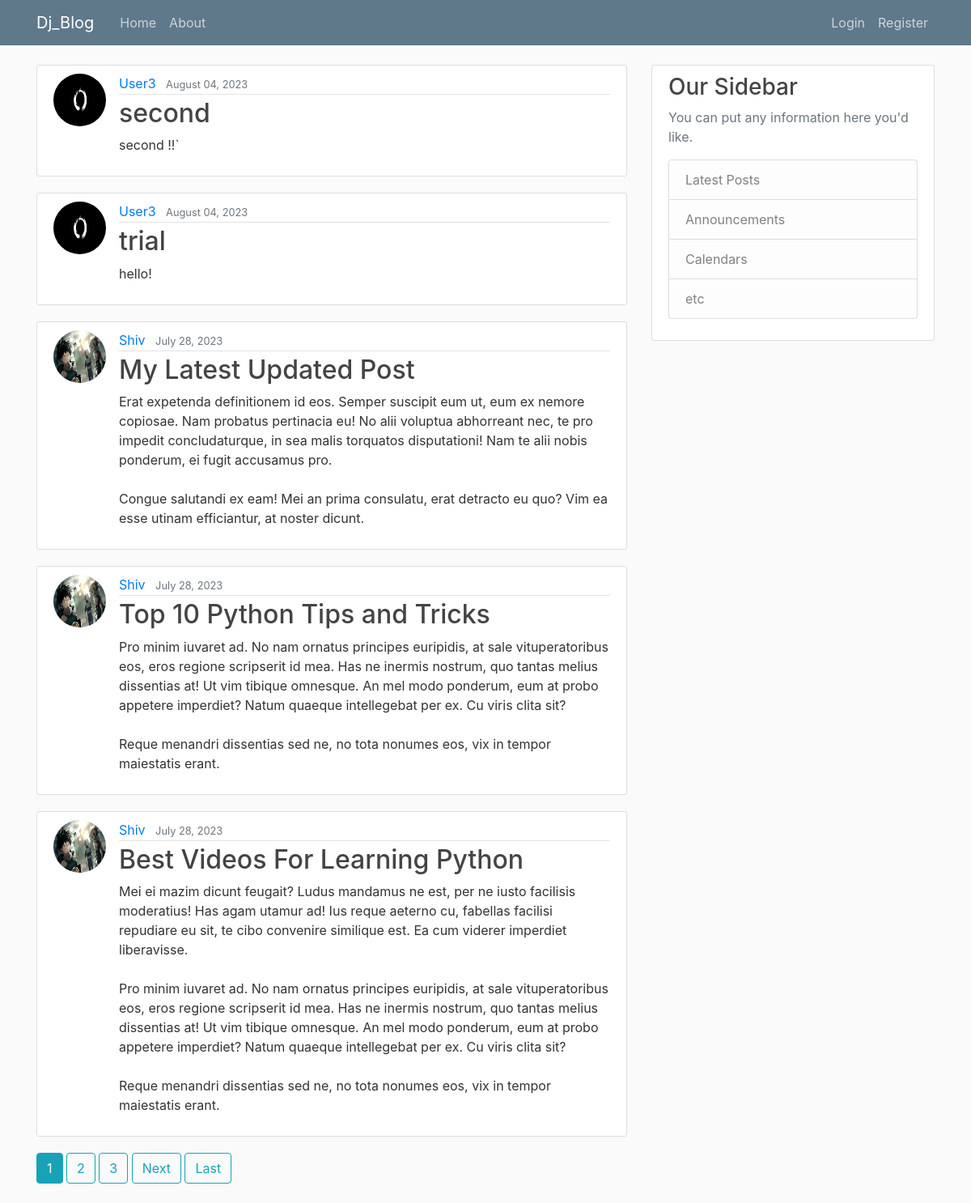
The page / on the database its author committed.
### blog/models.py (models this page shows, shortened)
class Post(models.Model):
    title = models.CharField(max_length=100)
    content = models.TextField()
    date_posted = models.DateTimeField(default=timezone.now)
    author = models.ForeignKey(User, on_delete=models.CASCADE)

### users/models.py (models this page shows, shortened)
class Profile(models.Model):
    user = models.OneToOneField(User, on_delete=models.CASCADE)
    image = models.ImageField(default='default.jpg', upload_to='profile_pics')

### blog/views.py (the view)
# urls.py: path("", PostListView.as_view(), name='blog-home'),
class PostListView(ListView):
    model = Post
    template_name = 'blog/home.html'
    context_object_name = 'posts'
    ordering = ['-date_posted']
    paginate_by = 5

### blog/templates/blog/home.html (shortened to what this page needs)
{% extends "blog/base.html" %}
{% block content %}
    {% for post in posts %}
        <article class="media content-section">
            <img class="rounded-circle article-img" src="{{ post.author.profile.image.url }}">
            <div class="media-body">
                <div class="article-metadata">
                    <a class="mr-2" href="{% url 'user-posts' post.author.username %}">{{ post.author }}</a>
                    <small class="text-muted">{{ post.date_posted | date:'F d, Y' }}</small>
                </div>
                <h2><a class="article-title" href="{% url 'post-detail' post.id %}">{{ post.title }}</a></h2>
                <p class="article-content">{{ post.content }}</p>
            </div>
        </article>
    {% endfor %}
    {% if is_paginated %}
        {% for num in page_obj.paginator.page_range %}
            {% if page_obj.number == num %}
                <a class="btn btn-info mb-4" href="?page={{ num }}">{{ num }}</a>
            {% elif num > page_obj.number|add:'-3' and num < page_obj.number|add:'3' %}
                <a class="btn btn-outline-info mb-4" href="?page={{ num }}">{{ num }}</a>
            {% endif %}
        {% endfor %}
        {% if page_obj.has_next %}
            <a class="btn btn-outline-info mb-4" href="?page={{ page_obj.next_page_number }}">Next</a>
            <a class="btn btn-outline-info mb-4" href="?page={{ page_obj.paginator.num_pages }}">Last</a>
        {% endif %}
    {% endif %}
{% endblock content %}

### blog/templates/blog/base.html (shortened to what this page needs)
{% load static %}
<!doctype html>
<html lang="en">
  <head>
    <link rel="stylesheet" href="https://cdn.jsdelivr.net/npm/bootstrap@4.0.0/dist/css/bootstrap.min.css">
    <link rel="stylesheet" href="{% static 'blog/main.css' %}">
  </head>
  <body>
    <header class="site-header">
        <nav class="navbar navbar-expand-md navbar-dark bg-steel fixed-top">
          <div class="container">
            <a class="navbar-brand mr-4" href="{% url 'blog-home' %}">Dj_Blog</a>
            <div class="collapse navbar-collapse" id="navbarToggle">
              <div class="navbar-nav mr-auto">
                <a class="nav-item nav-link" href="{% url 'blog-home' %}">Home</a>
                <a class="nav-item nav-link" href="{% url 'blog-about' %}">About</a>
              </div>
              <div class="navbar-nav">
                {% if user.is_authenticated %}
                  <a class="nav-item nav-link" href="{% url 'post-create' %}">New Post</a>
                  <a class="nav-item nav-link" href="{% url 'profile' %}">Profile</a>
                  <a class="nav-item nav-link" href="{% url 'logout' %}">Logout</a>
                {% else %}
                  <a class="nav-item nav-link" href="{% url 'login' %}">Login</a>
                  <a class="nav-item nav-link" href="{% url 'register' %}">Register</a>
                {% endif %}
              </div>
            </div>
          </div>
        </nav>
    </header>
    <main role="main" class="container">
        <div class="row">
          <div class="col-md-8">
            {% block content %}{% endblock %}
          </div>
          <div class="col-md-4">
            <div class="content-section">
              <h3>Our Sidebar</h3>
              <p class='text-muted'>You can put any information here you'd like.
                <ul class="list-group">
                  <li class="list-group-item list-group-item-light">Latest Posts</li>
                  <li class="list-group-item list-group-item-light">Announcements</li>
                  <li class="list-group-item list-group-item-light">Calendars</li>
                  <li class="list-group-item list-group-item-light">etc</li>
                </ul>
              </p>
            </div>
          </div>
        </div>
    </main>
  </body>
</html>

### blog/static/blog/main.css (style rules this page uses)
body { background: #fafafa; color: #333333; margin-top: 5rem; }
h1, h2, h3, h4, h5, h6 { color: #444444; }
ul { margin: 0; }
.bg-steel { background-color: #5f788a; }
.site-header .navbar-nav .nav-link { color: #cbd5db; }
.content-section { background: #ffffff; padding: 10px 20px; border: 1px solid #dddddd; border-radius: 3px; margin-bottom: 20px; }
.article-title { color: #444444; }
.article-content { white-space: pre-line; }
.article-img { height: 65px; width: 65px; margin-right: 16px; }
.article-metadata { padding-bottom: 1px; margin-bottom: 4px; border-bottom: 1px solid #e3e3e3 }

### rows shown on the page
Post: author.profile.image (picture), author "User3", date_posted "August 04, 2023", title "second", content "second !!`"
Post: author.profile.image (picture), author "User3", date_posted "August 04, 2023", title "trial", content "hello!"
Post: author.profile.image (picture), author "Shiv", date_posted "July 28, 2023", title "My Latest Updated Post", content "Erat expetenda definitionem id eos. Semper suscipit eum ut, eum ex nemore copiosae. Nam probatus pertinacia eu! No alii voluptua abhorreant nec, te pro impedit concludaturque, in sea malis torquatos disputationi! Nam te alii nobis ponderum, ei fugit accusamus pro. Congue salutandi ex eam! Mei an prima consulatu, erat detracto eu quo? Vim ea esse utinam efficiantur, at noster dicunt."
Post: author.profile.image (picture), author "Shiv", date_posted "July 28, 2023", title "Top 10 Python Tips and Tricks", content "Pro minim iuvaret ad. No nam ornatus principes euripidis, at sale vituperatoribus eos, eros regione scripserit id mea. Has ne inermis nostrum, quo tantas melius dissentias at! Ut vim tibique omnesque. An mel modo ponderum, eum at probo appetere imperdiet? Natum quaeque intellegebat per ex. Cu viris clita sit? Reque menandri dissentias sed ne, no tota nonumes eos, vix in tempor maiestatis erant."
Post: author.profile.image (picture), author "Shiv", date_posted "July 28, 2023", title "Best Videos For Learning Python", content "Mei ei mazim dicunt feugait? Ludus mandamus ne est, per ne iusto facilisis moderatius! Has agam utamur ad! Ius reque aeterno cu, fabellas facilisi repudiare eu sit, te cibo convenire similique est. Ea cum viderer imperdiet liberavisse. Pro minim iuvaret ad. No nam ornatus principes euripidis, at sale vituperatoribus eos, eros regione scripserit id mea. Has ne inermis nostrum, quo tantas melius dissentias at! Ut vim tibique omnesque. An mel modo ponderum, eum at probo appetere imperdiet? Natum quaeque intellegebat per ex. Cu viris clita sit? Reque menandri dissentias sed ne, no tota nonumes eos, vix in tempor maiestatis erant."

### other values the page prints
{{ num }} "1"
{{ num }} "2" "3"
